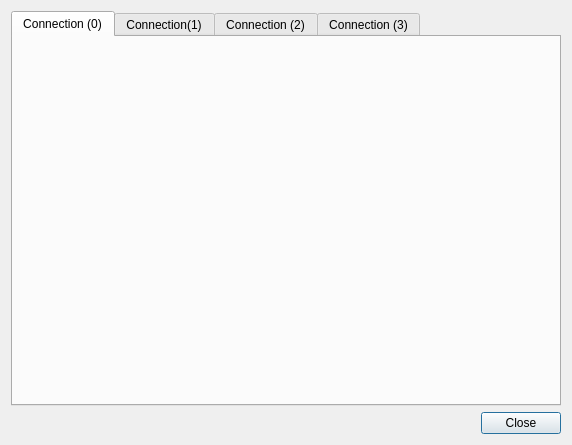
<?xml version="1.0" encoding="UTF-8"?>
<ui version="4.0">
 <class>StartStopCPPDialog</class>
 <widget class="QDialog" name="StartStopCPPDialog">
  <property name="geometry">
   <rect>
    <x>0</x>
    <y>0</y>
    <width>572</width>
    <height>445</height>
   </rect>
  </property>
  <property name="windowTitle">
   <string>Start/Stop CCP Measurement</string>
  </property>
  <property name="windowIcon">
   <iconset resource="../Icons.qrc">
    <normaloff>:/Icons/car.png</normaloff>:/Icons/car.png</iconset>
  </property>
  <layout class="QVBoxLayout" name="verticalLayout">
   <item>
    <widget class="QTabWidget" name="tabWidget">
     <property name="currentIndex">
      <number>0</number>
     </property>
     <widget class="StartStopCPPWidget" name="tab">
      <attribute name="title">
       <string>Connection (0)</string>
      </attribute>
     </widget>
     <widget class="StartStopCPPWidget" name="tab_3">
      <attribute name="title">
       <string>Connection(1)</string>
      </attribute>
     </widget>
     <widget class="StartStopCPPWidget" name="tab_4">
      <attribute name="title">
       <string>Connection (2)</string>
      </attribute>
     </widget>
     <widget class="StartStopCPPWidget" name="tab_2">
      <attribute name="title">
       <string>Connection (3)</string>
      </attribute>
     </widget>
    </widget>
   </item>
   <item>
    <layout class="QHBoxLayout" name="horizontalLayout">
     <item>
      <spacer name="horizontalSpacer">
       <property name="orientation">
        <enum>Qt::Horizontal</enum>
       </property>
       <property name="sizeHint" stdset="0">
        <size>
         <width>40</width>
         <height>20</height>
        </size>
       </property>
      </spacer>
     </item>
     <item>
      <widget class="QPushButton" name="pushButtonClose">
       <property name="text">
        <string>Close</string>
       </property>
      </widget>
     </item>
    </layout>
   </item>
  </layout>
 </widget>
 <customwidgets>
  <customwidget>
   <class>StartStopCPPWidget</class>
   <extends>QWidget</extends>
   <header>StartStopCppWidget.h</header>
   <container>1</container>
  </customwidget>
 </customwidgets>
 <resources>
  <include location="../Icons.qrc"/>
 </resources>
 <connections>
  <connection>
   <sender>pushButtonClose</sender>
   <signal>clicked()</signal>
   <receiver>StartStopCPPDialog</receiver>
   <slot>reject()</slot>
   <hints>
    <hint type="sourcelabel">
     <x>59</x>
     <y>24</y>
    </hint>
    <hint type="destinationlabel">
     <x>199</x>
     <y>149</y>
    </hint>
   </hints>
  </connection>
 </connections>
</ui>
